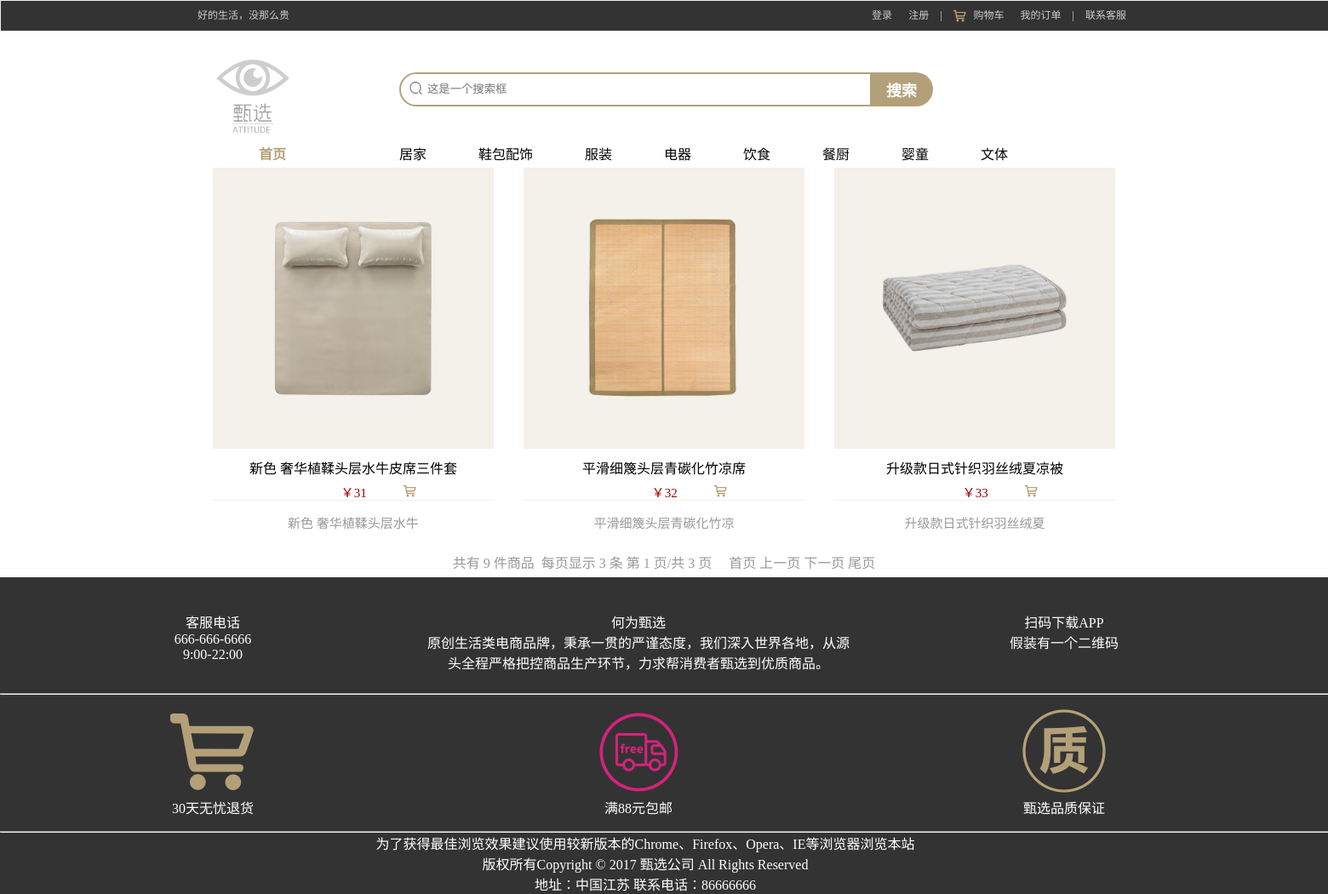
Page /showType.php?tid=1 on the committed database.
### tables this page shows
CREATE TABLE `type` (
  `typeid` int(11) NOT NULL COMMENT '类别编号',
  `typename` varchar(30) DEFAULT NULL COMMENT '类别名称',
  `introduction` text COMMENT '类别简介'
);

CREATE TABLE `goods` (
  `goodsid` int(11) NOT NULL COMMENT '商品编号',
  `typeid` int(11) DEFAULT NULL COMMENT '商品类型',
  `goodsname` varchar(100) DEFAULT NULL COMMENT '商品名称',
  `goodsprice` int(11) DEFAULT NULL COMMENT '商品价格',
  `vipprice` int(11) DEFAULT NULL COMMENT '会员价格',
  `photo` varchar(100) DEFAULT NULL COMMENT '商品图片',
  `introduction` varchar(11) DEFAULT NULL COMMENT '商品简介'
);

### showType.php (the view, shortened to what this page needs)
<!DOCTYPE html>
<html lang="en">
<head>
    <link rel="stylesheet" href="css/index.css">
    <link rel="stylesheet" href="css/shutter.css">
    <link rel="stylesheet" href="css/showType.css">
    <link href="jQueryAssets/jquery.ui.core.min.css" rel="stylesheet" type="text/css">
    <link href="jQueryAssets/jquery.ui.theme.min.css" rel="stylesheet" type="text/css">
    <link href="jQueryAssets/jquery.ui.tabs.min.css" rel="stylesheet" type="text/css">
    <?php
    include "include/conn.php";
    $sqlNav = "select * from type";
    $resNav = mysqli_query($conn,$sqlNav);
    $typeid = $_GET["tid"];
    $sqlGoods = "select * from goods where typeid=$typeid";
    $resGoods = mysqli_query($conn,$sqlGoods);
    $toTal = mysqli_num_rows($resGoods);
    $pageSize = 3;
    $pageNum = ceil($toTal/$pageSize);
    if(isset($_GET["p"]))
    {
        $curPage = $_GET["p"];
    }
    else
    {
        $curPage = 1;
    }
    $start = ($curPage-1)*$pageSize;
    $sqlShow = $sqlGoods." limit $start,$pageSize";
    $resShow = mysqli_query($conn,$sqlShow);
    ?>
</head>
<body>
<div class="wrapper">
    <?php
    include "htmlHeader.php";
    ?>
    <div class="search-wrap">
        <?php
        include "htmlSearch.php";
        ?>
        <div class="showtype">
               <?php
               while($rowGoods = mysqli_fetch_array($resShow)){
               ?>
                   <div class="showtypes">
                       <div class="showTypePic">
                           <img src="<?php echo $rowGoods['photo']?>">
                       </div>
                       <div class="showTypeName">
                           <?php echo $rowGoods['goodsname']?>
                       </div>
                       <div class="showTypeMoney">
                           ￥<?php echo $rowGoods['goodsprice']?>
                           <a href="addgwc.php?goodsid=<?php echo$rowGoods['goodsid']; ?>">
                           <img  src="img/car.png" style="width: 15px;height: 15px;margin-left: 40px;margin-right: -60px;">
                            </a>
                       </div>
                       <div class="showTypecontent">
                           <?php echo $rowGoods['introduction']?>
                       </div>
                   </div>
            <?php }?>
        </div>
    </div>
    <div class="fenye">
    <p>
    共有 <?php echo $toTal; ?> 件商品&nbsp;&nbsp;每页显示 <?php echo $pageSize; ?> 条 第 <?php echo $curPage; ?> 页/共 <?php echo $pageNum; ?> 页&nbsp;&nbsp;&nbsp;&nbsp;
        <a href="showType.php?tid=<?php echo $typeid;?>&p=1" target="_self">首页</a>
        <a href="showType.php?tid=<?php echo $typeid;?>&p=<?php
        if($curPage>1)
            echo $curPage-1;
        else
            echo $curPage;
        ?>" target="_self">上一页</a> <a href="showType.php?tid=<?php echo $typeid;?>&p=<?php
        if($curPage<$pageNum)
            echo $curPage+1;
        else
            echo $curPage;
        ?>" target="_self">下一页</a> <a href="showType.php?tid=<?php  echo $typeid; ?>&p=<?php echo $pageNum;?>" target="_self">尾页</a>
    </p>
    </div>
    <?php
    include "htmlFoot.php";
    ?>
    </div>
</body>
</html>

### htmlHeader.php (shortened to what this page needs)
<div class="top-nav-wrap">
    <div class="top-nav">
        <ul class="top-nav-l">
            <li class="top-nav-menu goodLife">
                <span class="goodLife-span">好的生活，没那么贵</span>
            </li>
        </ul>
        <ul class="top-nav-r">
            <li class="top-nav-menu login">
                <?php
                include "include/conn.php";
                if(isset($_COOKIE["username"]) && isset($_COOKIE["password"]))
                {
                    $username=$_COOKIE["username"];
                    $password=$_COOKIE["password"];
                    $sql="select * from user where username='$username'";
                    $res=mysqli_query($conn,$sql);
                    if($row=mysqli_fetch_array($res))
                    {
                        if($row["userpassword"]==$password)
                        {
                            $_SESSION["username"]=$username;
                            date_default_timezone_set("Asia/Shanghai");
                            echo "您好，".$_SESSION["username"];
                            if(isset($_COOKIE["lastvisit"]))
                            {
                                echo "您上次登录时间是：".$_COOKIE["lastvisit"];
                                setcookie("lastvisit",date("Y-m-d H:i:s"),time()+30*24*60*60);
                            }
                            else{
                                echo "您是第一次登录！";
                                setcookie("lastvisit",date("Y-m-d H:i:s"),time()+30*24*60*60);
                            }
                            echo "！<a href='logout.php'>退出登录</a>";
                        }
                    }
                }
                else{
                    if(isset($_SESSION['username']))
                    {
                        echo "您好，".$_SESSION["username"];
                        if(isset($_COOKIE["lastvisit"]))
                        {
                            echo "您上次登录时间是：".$_COOKIE["lastvisit"];
                            setcookie("lastvisit",date("Y-m-d 	H:i:s"),time()+30*24*60*60);
                        }
                        else{
                            echo "您是第一次登录！";
                            setcookie("lastvisit",date("Y-m-d H:i:s"),time()+30*24*60*60);
                        }
                        echo "！<a href='logout.php'>退出登录</a>";
                    }
                    else
                    {
                        echo "<a href='login.php'>登录</a>";
                    }
                }
                ?>
            </li>
            <li class="top-nav-menu register">
                <a href="regsiter.php">注册</a>
            </li>
            <li class="top-nav-menu cutOff">
                <span>|</span>
            </li>
           <li>  <a href="gouwuche.php"><img src="img/car.png" style="width: 15px;margin-top: 10px;margin-right: -10px;"></li> </a>
            <li class="top-nav-menu shopCar">
                <a href="gouwuche.php">
                   <span>购物车</span>
                </a>
            </li>
            <li class="top-nav-menu order">
                <a href="#">
                    <span>我的订单</span>
                </a>
            </li>
            <li class="top-nav-menu cutOff">
                <span>|</span>
            </li>
            <li class="top-nav-menu">
                <a href="#">
                    联系客服
                </a>
            </li>
        </ul>
    </div>
</div>

### htmlSearch.php
<div class="search-con">
    <div class="logo-box">
        <a href="index.php"><img src="img/logo.png" alt=""></a>
    </div>
    <div class="search-box">
        <div class="search-bd">
            <div class="search-panel">
                <a href="searchResult.php" class="sousuo"></a>
                <form action="searchResult.php" method="get">
                    <div class="btn">
                        <input type="submit" class="searchBtn" id="search" name="search" value="搜索">
                    </div>
                    <div class="search-inp-box">
                        <div class="search-inp">
                            <input type="text" placeholder="这是一个搜索框" class="text" name="keyWord">
                        </div>
                    </div>
                </form>
            </div>
        </div>
    </div>
</div>
<div class="scrren-nav-wrap">
    <div class="scrren-nav-content">
        <h2><a href="index.php" style="color: #B4A078">首页</a> </h2>
        <ul>
            <?php
            while($rowNav=mysqli_fetch_array($resNav)) {
                ?>
                <li><a href="showType.php?tid=<?php echo $rowNav['typeid']?>"><?php echo $rowNav['typename'];?></a></li>
                <?php
            }
            ?>
        </ul>
    </div>
</div>

### htmlFoot.php
<div class="foot">
    <div class="phone">
        <div>
            <p>客服电话</p>
            <p>666-666-6666</p>
            <p>9:00-22:00</p>
        </div>
        <div>
            <p>何为甄选</p>
            <p style="text-align: center"> 原创生活类电商品牌，秉承一贯的严谨态度，我们深入世界各地，从源头全程严格把控商品生产环节，力求帮消费者甄选到优质商品。</p>
        </div>
        <div>
            <p>扫码下载APP </p>
            <p>假装有一个二维码 </p>
        </div>
    </div>
    <div class="fgf">
        <hr>
    </div>
    <div class="chengruo">
        <div section="data11">
            <p><img src="img/car.png" width="100" height="100" alt=""/></p>
            <p>30天无忧退货</p>
        </div>
        <div section="data21">
            <p><img src="img/by.png" width="100" height="100" alt=""/>
            </p>
            <p>满88元包邮</p>
        </div>
        <div section="data31">
            <p><img src="img/zl.png" width="100" height="100" alt=""/></p>
            <p>甄选品质保证</p>
        </div>
    </div>
    <div class="fgf">
        <hr>
    </div>
    <div class="banquan">
        <p>为了获得最佳浏览效果建议使用较新版本的Chrome、Firefox、Opera、IE等浏览器浏览本站</p>
        <p>版权所有Copyright © 2017 甄选公司 All Rights Reserved</p>
        <p>地址：中国江苏 联系电话：86666666</p>
    </div>
</div>

### css/index.css (style rules this page uses)
* { margin: 0; padding: 0; list-style: none; text-decoration:none; }
html,body { width: 100%; background-color: #fff; height: 1000px; }
.wrapper { width: 100%; height: 1000px; }
.wrapper .top-nav-wrap { width: 100%; height: 35px; background-color: #333; border:1px solid #eee ; }
.wrapper .top-nav-wrap .top-nav { width: 1110px; height: 35px; margin: 0 auto; }
.wrapper .top-nav-wrap .top-nav .top-nav-l { float: left; }
.wrapper .top-nav-wrap .top-nav .top-nav-r { float: right; }
.wrapper .top-nav-wrap .top-nav li { float: left; margin-right: 7px; color:#ccc; font-size:12px; }
.wrapper .top-nav-wrap .top-nav li a { color:#ccc; font-size:12px; line-height: 35px; padding: 0 6px; }
.wrapper .top-nav-wrap .top-nav .goodLife { color: #ccc; font-size: 12px; line-height: 35px; }
.wrapper .top-nav-wrap .top-nav .goodLife .goodLife-span { padding: 0 6px; }
.wrapper .top-nav-wrap .top-nav .cutOff span { color: #dddddd; line-height: 35px; }
.wrapper .search-wrap { width: 100%; height: 130px; background-color: #fff; padding-top: 24px; padding-bottom: 9px; }
.wrapper .search-wrap .search-con { width: 1110px; height: 88px; margin:0 auto; }
.wrapper .search-wrap .search-con .logo-box { display: inline-block; width: 190px; height: 80px; vertical-align: middle; }
.wrapper .search-wrap .search-con .logo-box img { width: 100px; height: 100px; margin-left: 22px; }
.wrapper .search-wrap .search-con .search-box { width: 627px; height: 87px; display: inline-block; vertical-align: middle; margin-left: 50px; }
.wrapper .search-wrap .search-con .search-box .search-bd { width: 627px; height: 62px; }
.wrapper .search-wrap .search-con .search-box .search-bd .search-panel { width: 627px; height: 40px; position: relative; margin-top: 24px; }
.wrapper .search-wrap .search-con .search-box .search-bd .btn { position: absolute; right: 0px; top:0; width: 74px; height: 40px; z-index: 1000; border-top-right-radius: 20px; border-bottom-right-radius: 20px; text-align: center; }
.wrapper .search-wrap .search-con .search-box .search-bd .search-panel .btn .searchBtn { border: none; background-color: #b4a078; font-size: 18px; font-weight: 700; color: #fff; height: 100%; width: 100%; border-top-right-radius: 20px; border-bottom-right-radius: 20px; cursor: pointer; }
.wrapper .search-wrap .search-con .search-inp-box { width: 551px; border: 2px solid #b4a078; border-top-left-radius: 20px; border-bottom-left-radius: 20px; border-right: none; height: 36px; overflow: hidden; }
.wrapper .search-wrap .search-con .search-box .search-bd .search-panel .sousuo { display: inline-block; position: absolute; width: 15px; height: 15px; top: 11px; left: 12px; background: url('../img/fdj.jpg') no-repeat; background-size: 100% 100%; }
.wrapper .search-wrap .search-con .search-inp-box .search-inp { width: 472px; height: 36px; overflow: hidden; }
.wrapper .search-wrap .search-con .search-inp-box .search-inp input { width: 472px; height: 24px; line-height: 24px; border: none; outline: 0; text-indent: 10px; background-color: #fff; padding: 6px 16px; margin-left: 5px; }
.wrapper .scrren-nav-wrap { width: 100%; height: 30px; margin-top: 18px; }
.wrapper .scrren-nav-wrap .scrren-nav-content { width: 1110px; height: 30px; margin:0 auto; }
.wrapper .scrren-nav-wrap .scrren-nav-content h2 { float: left; width: 190px; height: 30px; color: #b4a078; font-size: 16px; line-height: 30px; text-align: center; }
.wrapper .scrren-nav-wrap .scrren-nav-content ul { float: left; height: 30px; font-size: 16px; }
.wrapper .scrren-nav-wrap .scrren-nav-content ul li { float: left; text-align: center; padding: 0 4px; margin: 0 3px; line-height: 30px; font-weight: 450; color: #000000; margin-left: 50px; }
.wrapper .scrren-nav-wrap .scrren-nav-content ul li a { color: #000000; text-align: center; line-height: 30px; }
.foot { clear: both; width: 1920px; background-color: #333; color:#fff; margin: auto; }
.foot .phone div { float: left; height: 6em; width: 500px; text-align: center; margin-top: 40px; }
.chengruo { clear: both; margin: 0 auto; }
.chengruo div { float: left; height: 9em; width: 320px; text-align: center; width: 500px; margin-top: 1em; }
.banquan { width:45em; clear: both; text-align: center; margin-left: 398px; }
.banquan p { width: 45em; }
.fgf { clear: both; }

### rows in the picture
type: typename "居家"
type: typename "鞋包配饰"
type: typename "服装"
type: typename "电器"
type: typename "饮食"
type: typename "餐厨"
type: typename "婴童"
type: typename "文体"
goods: photo (picture), goodsname "新色 奢华植鞣头层水牛皮席三件套", goodsprice "31", introduction "新色 奢华植鞣头层水牛"
goods: photo (picture), goodsname "平滑细篾头层青碳化竹凉席", goodsprice "32", introduction "平滑细篾头层青碳化竹凉"
goods: photo (picture), goodsname "升级款日式针织羽丝绒夏凉被", goodsprice "33", introduction "升级款日式针织羽丝绒夏"

### other values in the picture
$toTal "9"
$pageSize "3"
$curPage "1"
$pageNum "3"
